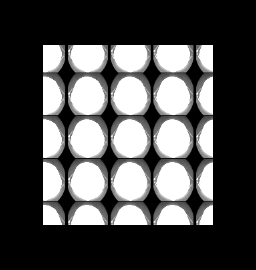

The Python source for this figure:
#!/usr/bin/env python

# Make an image larger by wrapping (tiling) using vtkImageWrapPad.

# Factory overrides
import vtkmodules.vtkInteractionStyle  # noqa: F401
import vtkmodules.vtkRenderingFreeType  # noqa: F401
import vtkmodules.vtkRenderingOpenGL2  # noqa: F401

import os

from vtkmodules.vtkIOImage import vtkImageReader
from vtkmodules.vtkImagingCore import vtkImageWrapPad
from vtkmodules.vtkRenderingCore import (
    vtkImageActor,
    vtkRenderWindow,
    vtkRenderWindowInteractor,
    vtkRenderer,
)

# Image pipeline
reader = vtkImageReader()
reader.ReleaseDataFlagOff()
reader.SetDataByteOrderToLittleEndian()
reader.SetDataExtent(0, 63, 0, 63, 1, 93)
reader.SetDataSpacing(3.2, 3.2, 1.5)
data_dir = os.environ.get("VPE_DATA_DIR", os.path.dirname(os.path.abspath(__file__)))

reader.SetFilePrefix(os.path.join(data_dir, "headsq", "quarter"))
reader.SetDataMask(0x7fff)

# Wrap pad
wrap_pad = vtkImageWrapPad()
wrap_pad.SetInputConnection(reader.GetOutputPort())
wrap_pad.SetOutputWholeExtent(-100, 155, -100, 170, 0, 92)
wrap_pad.ReleaseDataFlagOff()
wrap_pad.Update()

# Display with vtkImageActor
image_actor = vtkImageActor()
image_actor.GetMapper().SetInputConnection(wrap_pad.GetOutputPort())

# Renderer
renderer = vtkRenderer()
renderer.AddActor(image_actor)

# Window
render_window = vtkRenderWindow()
render_window.AddRenderer(renderer)
render_window.SetSize(256, 270)
render_window.SetWindowName("wrap pad")

# Scene
renderer.ResetCamera()

# Interactor
interactor = vtkRenderWindowInteractor()
interactor.SetRenderWindow(render_window)

interactor.Initialize()
interactor.Start()
